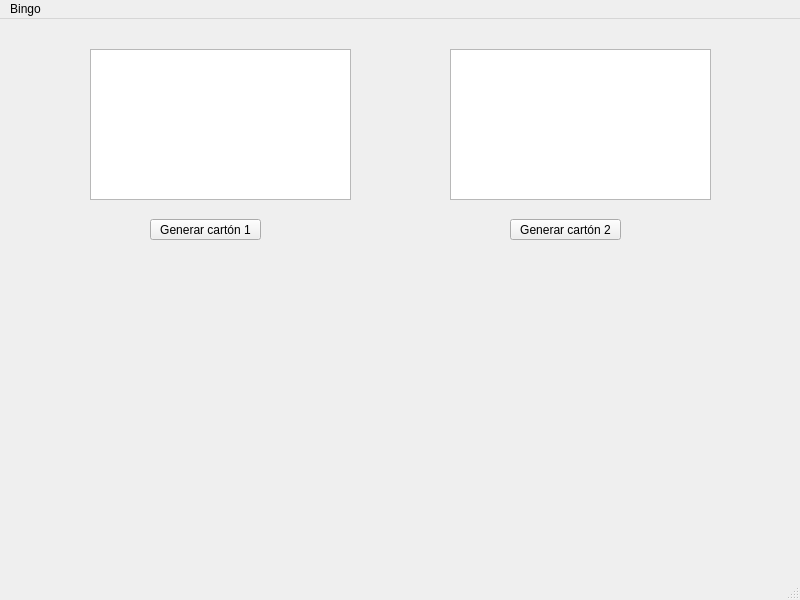
<?xml version="1.0" encoding="UTF-8"?>
<ui version="4.0">
 <class>Bingo</class>
 <widget class="QMainWindow" name="Bingo">
  <property name="geometry">
   <rect>
    <x>0</x>
    <y>0</y>
    <width>800</width>
    <height>600</height>
   </rect>
  </property>
  <property name="windowTitle">
   <string>Bingo</string>
  </property>
  <widget class="QWidget" name="centralwidget">
   <widget class="QPushButton" name="btnGenerarCarton1">
    <property name="geometry">
     <rect>
      <x>150</x>
      <y>200</y>
      <width>111</width>
      <height>21</height>
     </rect>
    </property>
    <property name="text">
     <string>Generar cartón 1</string>
    </property>
   </widget>
   <widget class="QPushButton" name="btnGenerarCarton2">
    <property name="geometry">
     <rect>
      <x>510</x>
      <y>200</y>
      <width>111</width>
      <height>21</height>
     </rect>
    </property>
    <property name="text">
     <string>Generar cartón 2</string>
    </property>
   </widget>
   <widget class="QTableWidget" name="tblCarton2">
    <property name="geometry">
     <rect>
      <x>450</x>
      <y>30</y>
      <width>261</width>
      <height>151</height>
     </rect>
    </property>
   </widget>
   <widget class="QTableWidget" name="tblCarton1">
    <property name="geometry">
     <rect>
      <x>90</x>
      <y>30</y>
      <width>261</width>
      <height>151</height>
     </rect>
    </property>
   </widget>
  </widget>
  <widget class="QMenuBar" name="menubar">
   <property name="geometry">
    <rect>
     <x>0</x>
     <y>0</y>
     <width>800</width>
     <height>20</height>
    </rect>
   </property>
   <widget class="QMenu" name="menuBingo">
    <property name="title">
     <string>Bingo</string>
    </property>
   </widget>
   <addaction name="menuBingo"/>
  </widget>
  <widget class="QStatusBar" name="statusbar"/>
 </widget>
 <resources/>
 <connections/>
</ui>
